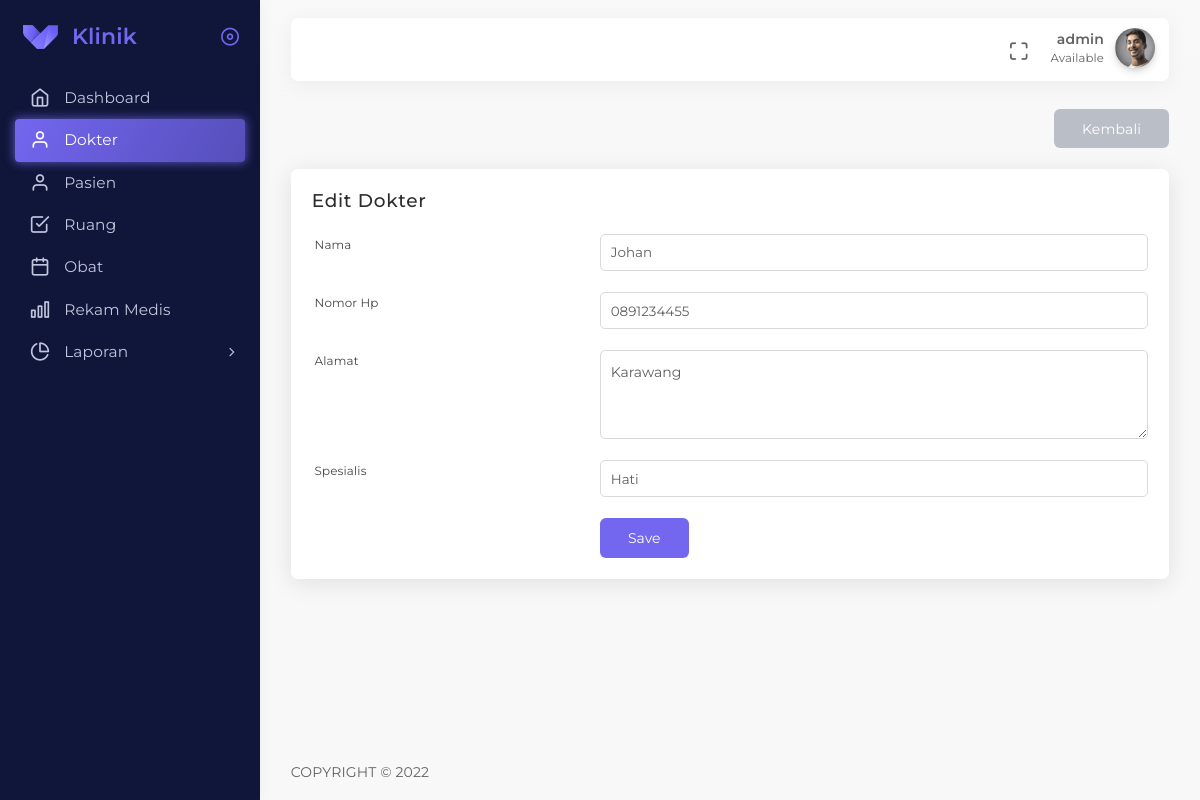
The page /app/templates/layout.php?page=edit-dokter&id=1 (signed in) on the database its author committed.
### tables this page shows
CREATE TABLE IF NOT EXISTS `dokter` (
`id` int(11) NOT NULL,
  `nama_dokter` varchar(128) NOT NULL,
  `alamat` text,
  `telephone` varchar(16) NOT NULL,
  `spesialis` text NOT NULL,
  `created_at` datetime DEFAULT CURRENT_TIMESTAMP,
  `updated_at` datetime DEFAULT NULL,
  `deleted_at` datetime DEFAULT NULL,
  `created_by` int(11) DEFAULT NULL,
  `updated_by` int(11) DEFAULT NULL,
  `deleted_by` int(11) DEFAULT NULL
);

### app/functions/MY_model.php (called while the page is built, shortened)
<?php
$conn = mysqli_connect('localhost', 'root', '', 'test_klinik');
function get_where($query)
{
  global $conn;
  $query = mysqli_query($conn, $query);
  $row = mysqli_fetch_assoc($query);
  return $row;
}

### app/dokter/views/edit.php (the view, shortened to what this page needs)
<?php
require_once 'app/functions/MY_model.php';
$id = $_GET['id'];
$dokter = get_where("SELECT * FROM dokter WHERE id = '$id' ");
?>
<div class="content-header row">
  <div class="content-header-right col-md-12">
    <a href="?page=dokter" class="btn btn-light float-right mb-2">Kembali</a>
  </div>
</div>
<section id="basic-horizontal-layouts">
  <div class="row match-height">
    <div class="col-md-12 col-12">
      <div class="card">
        <div class="card-header">
          <h4 class="card-title">Edit Dokter</h4>
        </div>
        <div class="card-content">
          <div class="card-body">
            <form action="app/dokter/proses/update.php" method="post">
              <div class="form-body">
                <div class="row">
                  <div class="col-12">
                    <div class="form-group row">
                      <div class="col-md-4">
                        <label>Nama </label>
                      </div>
                      <div class="col-md-8">
                        <input type="text" placeholder="Nama" class="form-control" name="nama_dokter" value="<?= $dokter['nama_dokter']; ?>">
                      </div>
                    </div>
                  </div>
                  <div class="col-12">
                    <div class="form-group row">
                      <div class="col-md-4">
                        <label>Nomor Hp</label>
                      </div>
                      <div class="col-md-8">
                        <input type="text" placeholder="Nomor Hp" class="form-control" name="telephone" value="<?= $dokter['telephone']; ?>">
                      </div>
                    </div>
                  </div>
                  <div class="col-12">
                    <div class="form-group row">
                      <div class="col-md-4">
                        <label>Alamat</label>
                      </div>
                      <div class="col-md-8">
                        <textarea class="form-control" id="basicTextarea" rows="3" placeholder="Alamat" name="alamat"><?= $dokter['alamat']; ?></textarea>
                      </div>
                    </div>
                  </div>
                  <div class="col-12">
                    <div class="form-group row">
                      <div class="col-md-4">
                        <label>Spesialis</label>
                      </div>
                      <div class="col-md-8">
                        <input type="text" placeholder="Spesialis" class="form-control" name="spesialis" value="<?= $dokter['spesialis']; ?>">
                      </div>
                    </div>
                  </div>
                  <div class="col-md-8 offset-md-4">
                    <button type="submit" name="save" class="btn btn-primary">Save</button>
                  </div>
                </div>
              </div>
            </form>
          </div>
        </div>
      </div>
    </div>
  </div>
</section>

### rows shown on the page
dokter: nama_dokter "Johan", telephone "0891234455", alamat "Karawang", spesialis "Hati"

### other values the page prints
$_SESSION['user']['username'] "admin"
